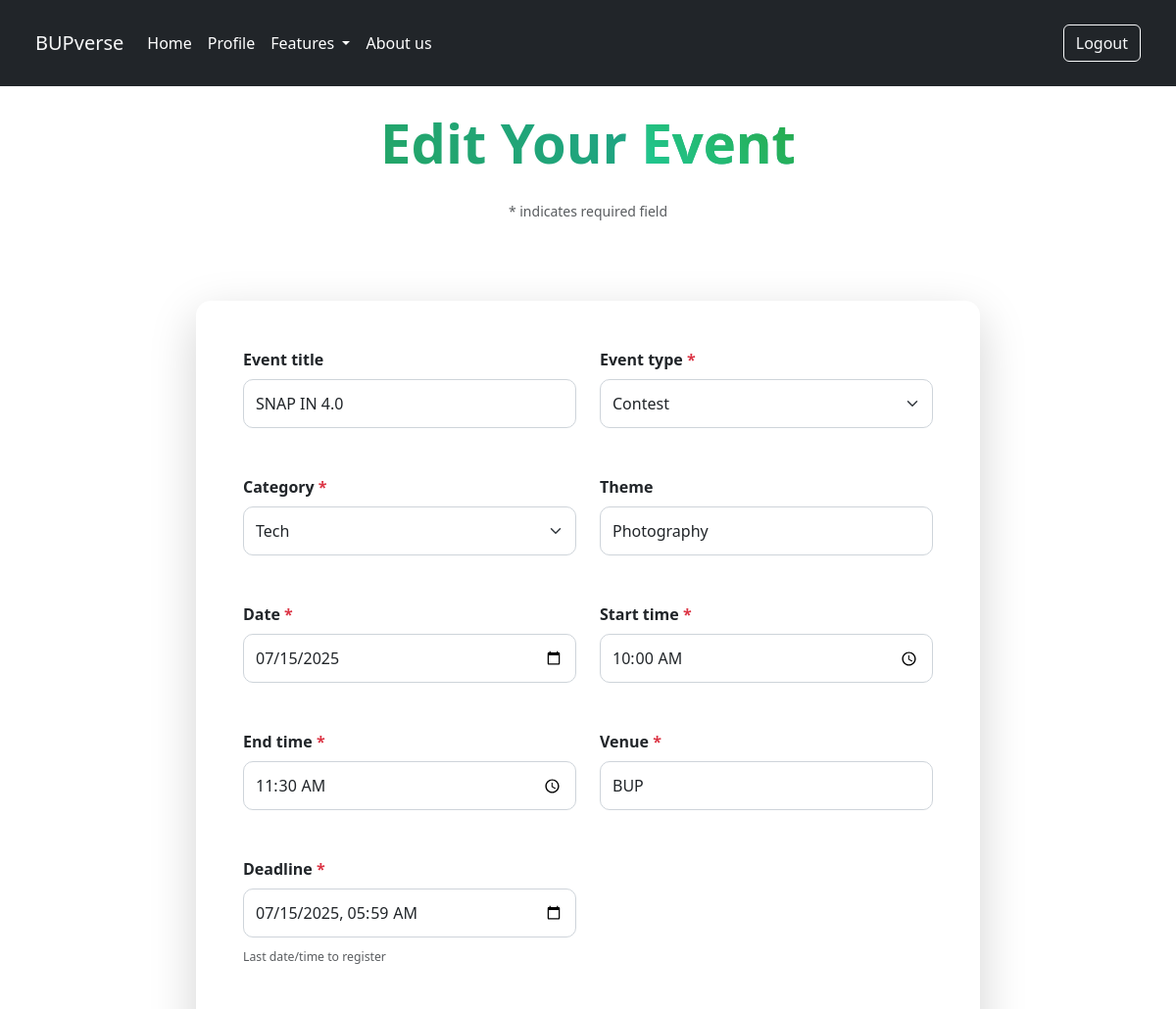
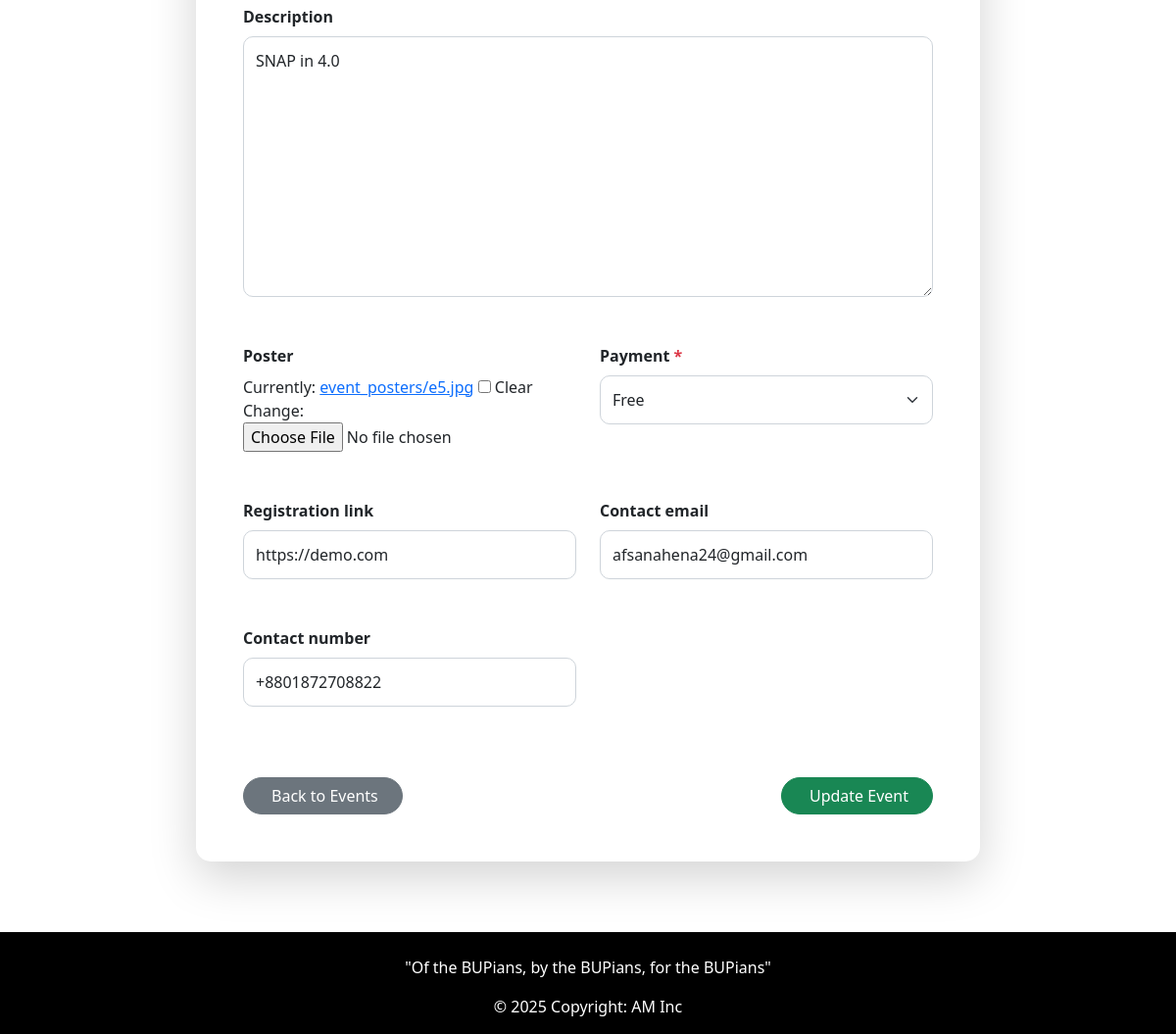
Screenshot of /event/events/edit/8/ (signed in) with the database file from the repository (2 pictures, top to bottom).
### event_manager/models.py (models this page shows, shortened)
class eventPost(models.Model):
    user = models.ForeignKey(User, on_delete=models.CASCADE, related_name='event_posts')
    event_type = models.CharField(max_length=16, choices=EVENT_TYPE_CHOICES)
    category = models.CharField(max_length=20, choices=EVENT_CATEGORY_CHOICES,default='')
    event_title = models.CharField(max_length=100, blank=True, null=True)
    theme = models.CharField(max_length=200, blank=True, null=True)
    description = models.TextField(blank=True, null=True)
    date = models.DateField()
    start_time = models.TimeField()
    end_time = models.TimeField()
    venue = models.CharField(max_length=200)
    deadline = models.DateTimeField(help_text="Last date/time to register")
    registration_link = models.URLField(blank=True, null=True)
    payment = models.CharField(max_length=10, choices=PAID_CHOICES)
    contact_email = models.EmailField(blank=True, null=True)
    contact_number = PhoneNumberField(blank=True, null=True)
    poster = models.ImageField(upload_to='event_posters/', blank=True, null=True)
    created_at = models.DateTimeField(auto_now_add=True)
    class Meta:
        ordering = ['date', 'start_time']

### event_manager/views.py (the view, shortened to what this page needs)
# urls.py: path('events/edit/<int:event_id>/', views.edit_event, name='edit_event'),
@login_required
def edit_event(request, event_id):
    event = get_object_or_404(eventPost, id=event_id, user=request.user)
    return render(request, 'event_form.html', {
        'form': EventPostForm(instance=event, user=request.user),
        'event': event
    })

### event_manager/forms.py (shortened to what this page needs)
class EventPostForm(forms.ModelForm):
    class Meta:
        model = eventPost
        fields = [
            'event_title', 'event_type', 'category', 'theme',
            'date', 'start_time', 'end_time', 'venue', 'deadline',
            'description', 'poster', 'payment', 'registration_link',
            'contact_email', 'contact_number'
        ]
        widgets = {
            'date': forms.DateInput(attrs={'type': 'date'}),
            'start_time': forms.TimeInput(attrs={'type': 'time'}),
            'end_time': forms.TimeInput(attrs={'type': 'time'}),
            'deadline': forms.DateTimeInput(attrs={'type': 'datetime-local'}),
        }
    def __init__(self, *args, **kwargs):
        self.user = kwargs.pop('user', None)
        super().__init__(*args, **kwargs)

### event_manager/templates/event_form.html (shortened to what this page needs)
{% extends "layout.html" %}
{% load static %}
{% block content %}
<div class="container py-4">
  <div class="text-center mb-5 pb-3">
    <h1 class="display-4 fw-bold mb-4 text-gradient-primary">
      {% if form.instance.pk %}
        Edit Your <span class="text-gradient-success">Event</span>
      {% else %}
        Create a <span class="text-gradient-success">New Event</span>
      {% endif %}
    </h1>
    <p class="text-muted"><small>* indicates required field</small></p>
  </div>
  <div class="card border-0 shadow-lg mx-auto" style="border-radius: 15px; max-width: 800px;">
    <div class="card-body p-5">
      <form method="post" enctype="multipart/form-data" novalidate>
        <div class="row g-4">
          {% for field in form %}
          <div class="col-md-{% if field.name == 'description' or field.name == 'location' %}12{% else %}6{% endif %}">
            <div class="form-group mb-4">
              <label for="{{ field.id_for_label }}" class="form-label fw-semibold mb-2">
                {{ field.label }}
                {% if field.field.required %}<span class="text-danger">*</span>{% endif %}
              </label>
              {{ field }}
              {% if field.help_text %}
                <div class="form-text text-muted mt-2"><small>{{ field.help_text }}</small></div>
              {% endif %}
            </div>
          </div>
          {% endfor %}
        </div>
        <div class="d-flex justify-content-between mt-5">
          <a href="{% url 'event_homepage' %}" class="btn btn-secondary rounded-pill px-4">
             Back to Events
          </a>
          <button class="btn btn-success rounded-pill px-4" type="submit">
            {% if form.instance.pk %}Update Event{% else %}Create Event{% endif %}
          </button>
        </div>
      </form>
    </div>
  </div>
</div>
<div class="position-fixed top-0 start-0 w-100 h-100" style="pointer-events: none; z-index: -1;">
  <div class="position-absolute top-0 start-0 w-100 h-100 bg-gradient-primary opacity-5"></div>
</div>
{% endblock %}

### event_manager/templates/event_form.html (style rules this page uses)
.text-gradient-primary { background: linear-gradient(45deg, #28a745, #17a2b8); -webkit-background-clip: text; background-clip: text; -webkit-text-fill-color: transparent; }
.text-gradient-success { background: linear-gradient(45deg, #20c997, #28a745); -webkit-background-clip: text; background-clip: text; -webkit-text-fill-color: transparent; }
.form-control, .form-select, .form-control-file { border-radius: 10px; padding: 12px; border: 1px solid #ced4da; margin-bottom: 0; }
.form-label { display: block; margin-bottom: 0.5rem; }
textarea { min-height: 120px; }

### rows the page displays
eventPost: form "SNAP IN 4.0" "Contest" "Tech" "Photography" "07/15/2025" "10:00:00" "11:30:00" "BUP" "07/15/2025 05:59" "SNAP in 4.0" "Free" "https://demo.com" "afsanahena24@gmail.com" "+8801872708822"

### other values shown
{{ field.label }} "Event title" "Event type" "Category" "Theme" "Date" "Start time" "End time" "Venue" "Deadline" "Description" "Poster" "Payment" "Registration link" "Contact email" "Contact number"
{{ field.help_text }} "Last date/time to register"
